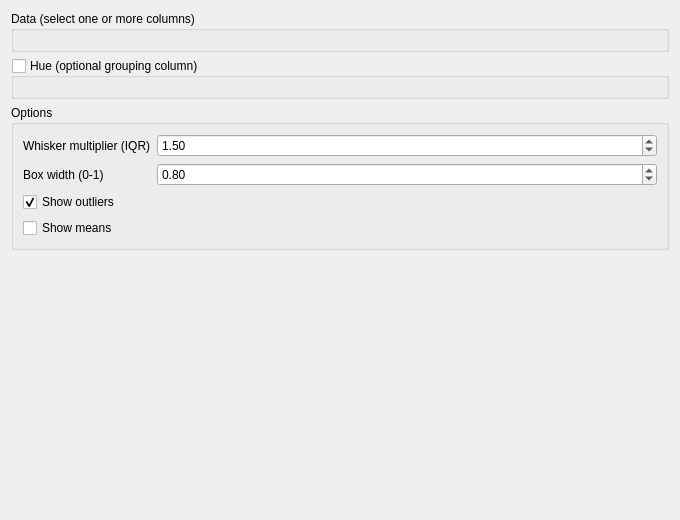
<?xml version="1.0" encoding="UTF-8"?>
<ui version="4.0">
 <class>DAChartAddStatsBoxplotWidget</class>
 <widget class="QWidget" name="DAChartAddStatsBoxplotWidget">
  <property name="geometry">
   <rect>
    <x>0</x>
    <y>0</y>
    <width>680</width>
    <height>520</height>
   </rect>
  </property>
  <property name="windowTitle">
   <string>Stats Boxplot Settings</string>
  </property>
  <layout class="QVBoxLayout" name="verticalLayoutMain">
   <item>
    <widget class="QGroupBox" name="groupBoxData">
     <property name="title">
      <string>Data (select one or more columns)</string>
     </property>
     <property name="flat">
      <bool>true</bool>
     </property>
     <layout class="QVBoxLayout" name="verticalLayoutData">
      <item>
       <widget class="DA::DAChartSeriesSelectWidget" name="selectWidgetData"/>
      </item>
     </layout>
    </widget>
   </item>
   <item>
    <widget class="QGroupBox" name="groupBoxHue">
     <property name="title">
      <string>Hue (optional grouping column)</string>
     </property>
     <property name="flat">
      <bool>true</bool>
     </property>
     <property name="checkable">
      <bool>true</bool>
     </property>
     <property name="checked">
      <bool>false</bool>
     </property>
     <layout class="QVBoxLayout" name="verticalLayoutHue">
      <item>
       <widget class="DA::DAChartSeriesSelectWidget" name="selectWidgetHue"/>
      </item>
     </layout>
    </widget>
   </item>
   <item>
    <widget class="QGroupBox" name="groupBoxOptions">
     <property name="title">
      <string>Options</string>
     </property>
     <property name="flat">
      <bool>true</bool>
     </property>
     <layout class="QFormLayout" name="formLayoutOptions">
      <item row="0" column="0">
       <widget class="QLabel" name="labelWhis">
        <property name="text">
         <string>Whisker multiplier (IQR)</string>
        </property>
       </widget>
      </item>
      <item row="0" column="1">
       <widget class="QDoubleSpinBox" name="doubleSpinBoxWhis">
        <property name="minimum">
         <double>0.000000000000000</double>
        </property>
        <property name="maximum">
         <double>10.000000000000000</double>
        </property>
        <property name="singleStep">
         <double>0.100000000000000</double>
        </property>
        <property name="value">
         <double>1.500000000000000</double>
        </property>
       </widget>
      </item>
      <item row="1" column="0">
       <widget class="QLabel" name="labelWidth">
        <property name="text">
         <string>Box width (0-1)</string>
        </property>
       </widget>
      </item>
      <item row="1" column="1">
       <widget class="QDoubleSpinBox" name="doubleSpinBoxWidth">
        <property name="minimum">
         <double>0.100000000000000</double>
        </property>
        <property name="maximum">
         <double>1.000000000000000</double>
        </property>
        <property name="singleStep">
         <double>0.100000000000000</double>
        </property>
        <property name="value">
         <double>0.800000000000000</double>
        </property>
       </widget>
      </item>
      <item row="2" column="0">
       <widget class="QCheckBox" name="checkBoxShowFliers">
        <property name="text">
         <string>Show outliers</string>
        </property>
        <property name="checked">
         <bool>true</bool>
        </property>
       </widget>
      </item>
      <item row="3" column="0">
       <widget class="QCheckBox" name="checkBoxShowMeans">
        <property name="text">
         <string>Show means</string>
        </property>
       </widget>
      </item>
     </layout>
    </widget>
   </item>
   <item>
    <spacer name="verticalSpacer">
     <property name="orientation">
      <enum>Qt::Vertical</enum>
     </property>
     <property name="sizeHint" stdset="0">
      <size>
       <width>20</width>
       <height>40</height>
      </size>
     </property>
    </spacer>
   </item>
  </layout>
 </widget>
 <customwidgets>
  <customwidget>
   <class>DA::DAChartSeriesSelectWidget</class>
   <extends>QWidget</extends>
   <header>DAChartSeriesSelectWidget.h</header>
  </customwidget>
 </customwidgets>
 <resources/>
 <connections/>
</ui>
